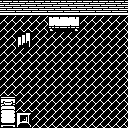

The image is a tile-based game level rendered from a .tmx file. Its description and complete source (layers, tilesets, objects, tile grids) follow:
An orthogonal 8x8 tile map with 16x16 px tiles, 1 tile layer (Tile Layer 1).

<map version="1.10" tiledversion="1.10.2" orientation="orthogonal" renderorder="right-down" width="8" height="8" tilewidth="16" tileheight="16" infinite="0" nextlayerid="2" nextobjectid="1">
 <editorsettings>
  <export target="Level1_Red_House_F2.csv" format="csv" />
 </editorsettings>
 <tileset firstgid="1" source="Tileset_16x16.tsx" />
 <layer id="1" name="Tile Layer 1" width="8" height="8">
  <data encoding="csv">
125,125,125,125,125,125,125,125,
127,127,127,46,47,127,127,127,
127,66,127,127,127,127,127,127,
127,127,127,127,127,127,127,127,
127,127,127,127,127,127,127,127,
127,127,127,127,127,127,127,127,
11,127,127,127,127,127,127,127,
25,23,127,127,127,127,127,127
</data>
 </layer>
</map>